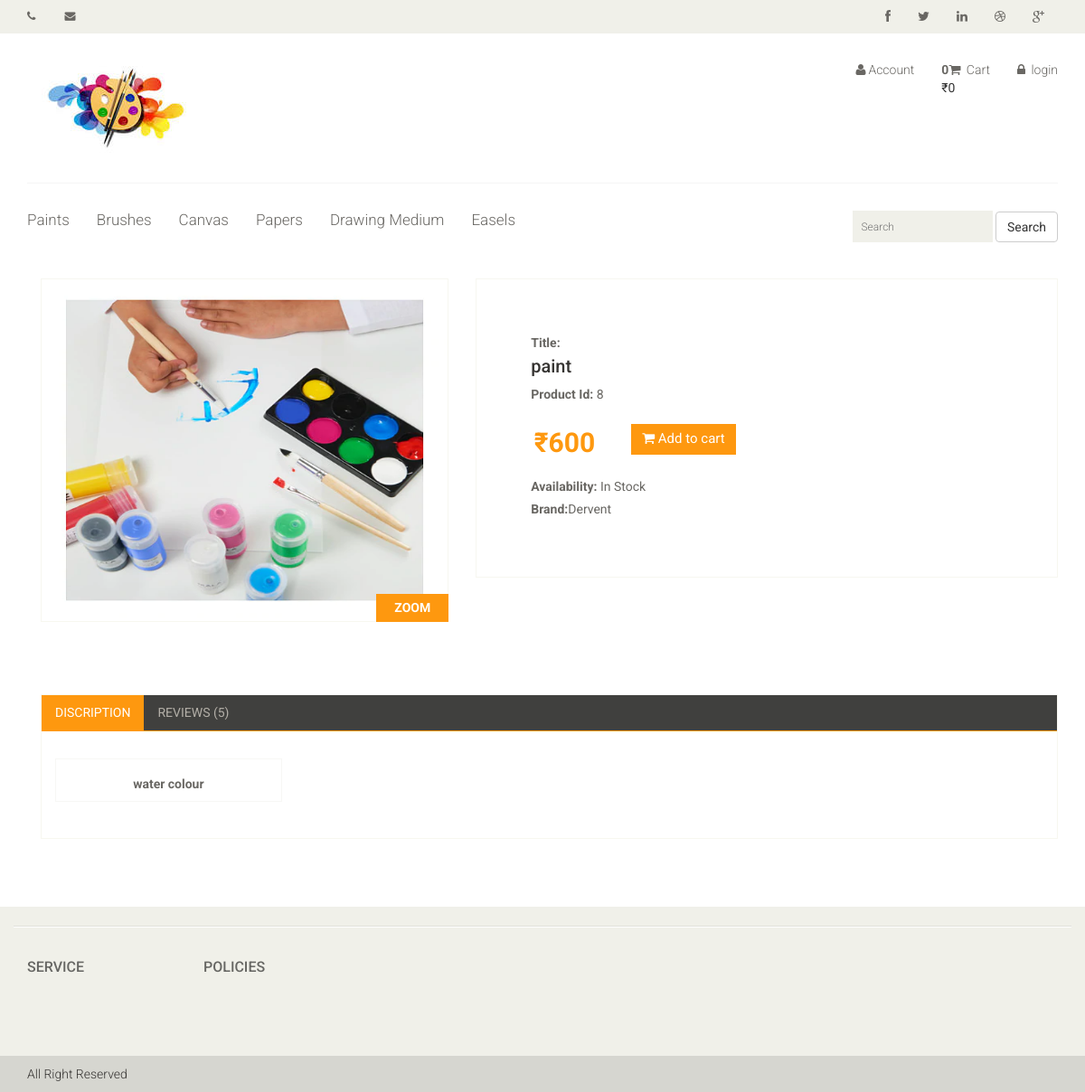
The app's page /product-details.php?pd_id=8 with its own data.
### tables this page shows
CREATE TABLE `categories` (
  `cat_id` int(10) NOT NULL,
  `cat_title` text NOT NULL
);

CREATE TABLE `products` (
  `p_id` int(10) NOT NULL,
  `cat_id` int(10) NOT NULL,
  `brand_id` int(10) NOT NULL,
  `p_date` timestamp NOT NULL DEFAULT CURRENT_TIMESTAMP ON UPDATE CURRENT_TIMESTAMP,
  `p_title` text NOT NULL,
  `p_image1` text NOT NULL,
  `p_image2` text NOT NULL,
  `p_image3` text NOT NULL,
  `p_price` int(10) NOT NULL,
  `p_disc` text NOT NULL,
  `p_keyword` text NOT NULL,
  `p_status` text NOT NULL
);

CREATE TABLE `brands` (
  `brand_id` int(11) NOT NULL,
  `brand_title` text NOT NULL
);

### product-details.php (the view, shortened to what this page needs)
<?php require_once('functions/functions.php');?>
<?php
if(isset($_GET['pd_id']))
            {
             $pd_id=$_GET['pd_id'];
                        $get_products="select * from products where p_id='$pd_id'";
                        $run_products=mysqli_query($con,$get_products);
                        while($row_products=mysqli_fetch_array($run_products))
                        {
                            $pd_id=$row_products['p_id'];
                            $pd_title=$row_products['p_title'];
                            $pd_brand=$row_products['brand_id'];
                            $pd_desc=$row_products['p_disc'];
                            $pd_price=$row_products['p_price'];
                            $pd_image1=$row_products['p_image1'];
                        }
                      $get_brand="select * from brands where brand_id='$pd_brand'";
                        $run_brand=mysqli_query($con,$get_brand);
                       while($row_brand=mysqli_fetch_array($run_brand))
                        {
                            $brand_title=$row_brand['brand_title'];
                        }
}
?>
<!DOCTYPE html>
<?php require_once('inc/top.php');?>
<body>
    <?php require_once('inc/header.php');?>
    <section>
        <div class="container">
            <div class="row">
                <div class="col-sm-12 padding-right">
                    <div class="product-details">
                        <div class="col-sm-5">
                            <div class="view-product">
                                <img src=<?php echo "admin/product_image/$pd_image1"?> alt="" />
                                <h3>ZOOM</h3>
                            </div>
                        </div>
                        <div class="col-sm-7">
                            <div class="product-information">
                                <p><b>Title:</b><h2><?php echo "$pd_title";?></h2></p>
                                <p><b>Product Id:</b> <?php echo "$pd_id";?></p>
                                <span>
                                    <span><?php echo "₹$pd_price";?></span>
                                    <button type="button" class="btn btn-fefault cart">
                                        <i class="fa fa-shopping-cart"></i>
                                        Add to cart
                                    </button>
                                </span>
                                <p><b>Availability:</b> In Stock</p>
                                <p><b>Brand:</b><?php echo "$brand_title";?></p>
                            </div>
                        </div>
                    </div>
                    <div class="category-tab shop-details-tab">
                        <div class="col-sm-12">
                            <ul class="nav nav-tabs">
                                <li  class="active"><a href="#discription" data-toggle="tab">Discription</a></li>
                                <li><a href="#reviews" data-toggle="tab">Reviews (5)</a></li>
                            </ul>
                        </div>
                        <div class="tab-content">
                            <div class="tab-pane fade  active in" id="discription">
                                <div class="col-sm-3">
                                    <div class="product-image-wrapper">
                                        <div class="single-products">
                                            <div class="productinfo text-center">
                              <h2> <p><b><?php echo "$pd_desc";?></b></p></h2>
                                            </div>
                                        </div>
                                    </div>
                                </div>
                             </div>
                        </div>
                    </div>
                  </div>
            </div>
    </section>
    <footer id="footer">
        <?php require_once('inc/footer.php');?>
</body>
</html>

### functions/functions.php (shortened to what this page needs)
<?php
 $con=mysqli_connect("localhost","root","","arthub");
function getIp() {
    $ip = $_SERVER['REMOTE_ADDR'];
    return $ip;
}
function getCategory()
{
    global $con;
    $get_cats="select * from categories";
                                $run_cats=mysqli_query($con, $get_cats);
                                    while ($row_cats=mysqli_fetch_array($run_cats)){
                                        $cat_id=$row_cats['cat_id'];
                                        $cat_title=$row_cats['cat_title'];
                                     echo    "<li><a href='index.php?cat=$cat_id'>$cat_title</a></li>";
                                    }
}
function items()
{
    global $con;
    if(isset($_GET['pd_id'])){
          $ip_add=getIp();
        $get_items="select * from cart where ip_add='$ip_add'";
        $run_items=mysqli_query($con,$get_items);
        $count_items=mysqli_num_rows($run_items);
    }
    else{
          $ip_add=getIp();
        $get_items="select * from cart where ip_add='$ip_add'";
        $run_items=mysqli_query($con,$get_items);
        $count_items=mysqli_num_rows($run_items);
    }
    echo $count_items;
}
function total_price()
{
    $total=0;
    echo $total;
}
?>

### css/main.css (style rules this page uses)
body { font-family: 'Roboto', sans-serif; background:; position: relative; font-weight:400px; }
ul li { list-style: none; }
a { -webkit-transition: 300ms; -moz-transition: 300ms; -o-transition: 300ms; transition: 300ms; }
h1, h2, h3, h4, h5, h6 { font-family: 'Roboto', sans-serif; }
.mainmenu ul li { padding-right: 15px; padding-left: 15px; }
.mainmenu ul li:first-child { padding-left: 0px; }
.mainmenu ul li a { color: #696763; font-family: 'Roboto', sans-serif; font-size: 17px; font-weight: 300; padding: 0; padding-bottom: 10px; }
#footer { background: #F0F0E9; }
.padding-right { padding-right: 0; }
.product-image-wrapper { border:1px solid #F7F7F5; overflow: hidden; margin-bottom:30px; }
.single-products { position: relative; }
.productinfo h2 { color: #FE980F; font-family: 'Roboto', sans-serif; font-size: 24px; font-weight: 700; }
.productinfo p { font-family: 'Roboto', sans-serif; font-size: 14px; font-weight: 400; color: #696763; }
.productinfo { position:relative; }
.category-tab { overflow: hidden; }
.category-tab ul { background: #40403E; border-bottom: 1px solid #FE980F; list-style: none outside none; margin: 0 0 30px; padding: 0; width: 100%; }
.category-tab ul li a { border: 0 none; border-radius: 0; color: #B3AFA8; display: block; font-family: 'Roboto', sans-serif; font-size: 14px; text-transform: uppercase; }
.nav-tabs li.active a, .nav-tabs li.active a:hover, .nav-tabs li.active a:focus { -moz-border-bottom-colors: none; -moz-border-left-colors: none; -moz-border-right-colors: none; -moz-border-top-colors: none; background-color: #FE980F; border:0px; color: #FFFFFF; cursor: default; margin-right:0; margin-left:0; }
.nav-tabs li a { border: 1px solid rgba(0, 0, 0, 0); border-radius: 4px 4px 0 0; line-height: 1.42857; margin-right:0; }
.product-details { overflow:hidden; }
.product-details { margin-bottom: 40px; overflow: hidden; margin-top: 10px; }
.view-product { position: relative; }
.view-product img { border: 1px solid #F7F7F0; height: 380px; width: 100%; }
.view-product h3 { background: #FE980F; bottom: 0; color: #FFFFFF; font-family: 'Roboto', sans-serif; font-size: 14px; font-weight: 700; margin-bottom: 0; padding: 8px 20px; position: absolute; right: 0; }
.product-information { border: 1px solid #F7F7F0; overflow: hidden; padding-bottom: 60px; padding-left: 60px; padding-top: 60px; position: relative; }
.product-information h2 { color: #363432; font-family: 'Roboto', sans-serif; font-size: 20px; margin-top: 0; }
.product-information p { color: #696763; font-family: 'Roboto', sans-serif; margin-bottom: 5px; }
.product-information span { display: inline-block; margin-bottom: 8px; margin-top: 18px; }
.product-information span span { color: #FE980F; float: left; font-family: 'Roboto', sans-serif; font-size: 30px; font-weight: 700; margin-right: 20px; margin-top: 0px; }
.cart { background: #FE980F; border: 0 none; border-radius: 0; color: #FFFFFF; font-family: 'Roboto', sans-serif; font-size: 15px; margin-bottom: 10px; margin-left: 20px; }
.shop-details-tab { border: 1px solid #F7F7F0; margin-bottom: 75px; margin-left: 15px; margin-right: 15px; padding-bottom: 10px; }
.shop-details-tab .col-sm-12 { padding-left: 0; padding-right: 0; }

### records on screen
categories: cat_title "Paints"
categories: cat_title "Brushes"
categories: cat_title "Canvas"
categories: cat_title "Papers"
categories: cat_title "Drawing Medium"
categories: cat_title "Easels"
products: p_image1 (picture), p_title "paint", p_id "8", p_price "600"
brands: brand_title "Dervent"

### other values on screen
$count_items "0"
$total "0"
